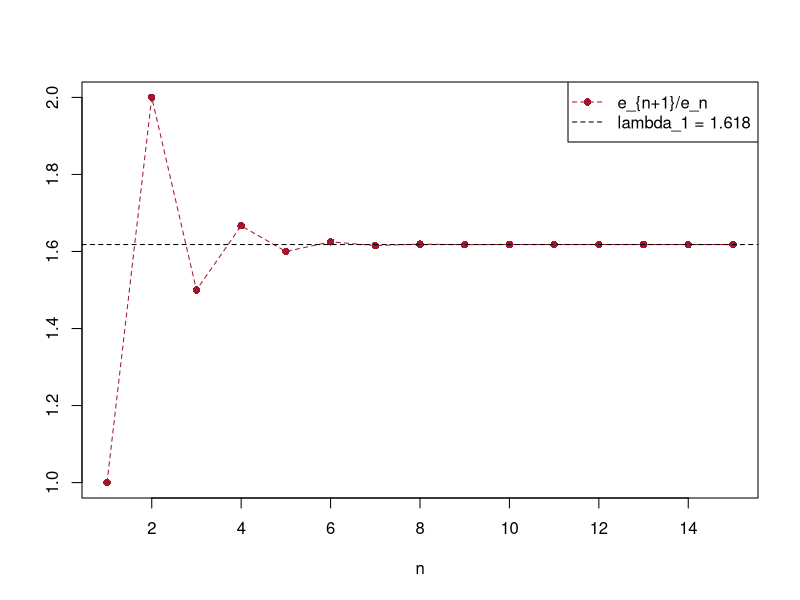

Write R code to recreate this figure.
# Abb. 2.10: Quotient aufeinanderfolgender Fibonacci-Zahlen (Buch, Abschnitt 2.3, Gl. 2.15)
# System j_{n+1} = e_n, e_{n+1} = e_n + j_n; der Quotient e_{n+1}/e_n strebt gegen den dominanten Eigenwert (goldener Schnitt)
# (c) 2026 Philipp Kügler · Programm zum Buch „Dynamische Systeme in den Lebenswissenschaften“ · MIT-Lizenz (siehe LICENSE)
A <- matrix(c(0, 1,
              1, 1), nrow = 2, byrow = TRUE)
x <- c(1, 0)                             # (j_0, e_0): ein junges Paar
e <- x[2]
for (k in 1:16) { x <- A %*% x; e <- c(e, x[2]) }
q <- e[3:length(e)] / e[2:(length(e) - 1)]
cat("Eigenwerte von A:", sprintf("%.6f", sort(eigen(A)$values)), "\n")
cat("e_{n+1}/e_n:", sprintf("%.6f", tail(q, 4)), " goldener Schnitt:", sprintf("%.6f", (1 + sqrt(5)) / 2), "\n")

plot(seq_along(q), q, type = "o", lty = 2, pch = 16, col = rgb(0.64, 0.08, 0.18), xlab = "n", ylab = "")
abline(h = (1 + sqrt(5)) / 2, lty = 2)
legend("topright", legend = c("e_{n+1}/e_n", "lambda_1 = 1.618"), col = c(rgb(0.64, 0.08, 0.18), "black"), lty = 2, pch = c(16, NA))
